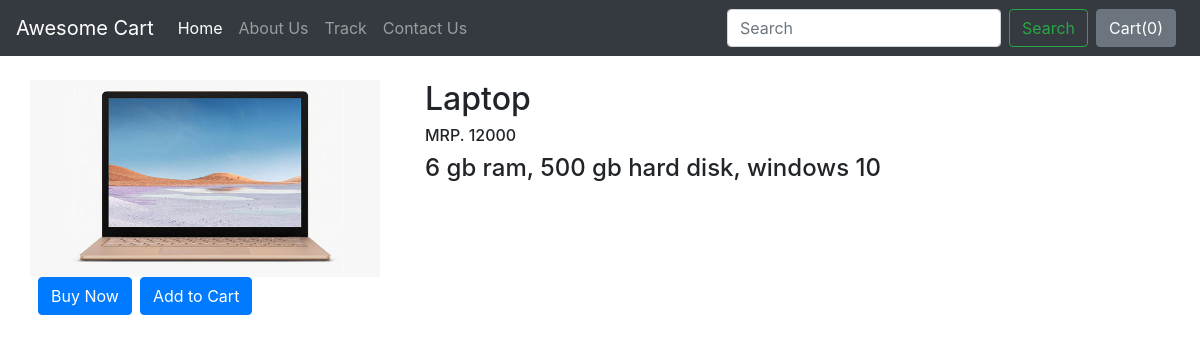
Screenshot of /shop/productview/1 with the database file from the repository.
### shop/models.py (models this page shows)
class product(models.Model):
    product_id=models.AutoField
    product_name=models.CharField(max_length=50)
    category=models.CharField(max_length=50,default="")
    sub_category=models.CharField(max_length=50,default="")
    desc=models.CharField(max_length=300)
    pub_date=models.DateField()
    price=models.IntegerField(default=0)
    image=models.ImageField(upload_to="shop/images",default="")
    def __str__(self):
        return self.product_name

### shop/views.py (the view)
# urls.py: path('productview/<int:myid>', views.productview,name="productview"),
def productview(request,myid):
    product_data = product.objects.filter(id=myid)
    print(product_data)
    param={'products':product_data[0]}
    return render(request,'shop/productview.html',param)

### templates/shop/productview.html (shortened to what this page needs)
{% extends 'shop/basic.html' %}
{%block body %}
<div class="container mt-4">
    <div class="row">
        <div class="col-md-4">
            <div class="row">
                <img src="/media/{{products.image}}" width="350px">
            </div>
            <div class="row">
                <button class="btn btn-primary mx-2">Buy Now</button>
                <button class="btn btn-primary">Add to Cart</button>
            </div>
        </div>
        <div class="col-md-8">
            <h2>{{products.product_name}}</h2>
            <h6>MRP. {{products.price}}</h6>
            <h4>{{products.desc}}</h4>
        </div>
    </div>
</div>
{%endblock%}

### rows the page displays
product: image (picture), product_name "Laptop", price "12000", desc "6 gb ram, 500 gb hard disk, windows 10"
